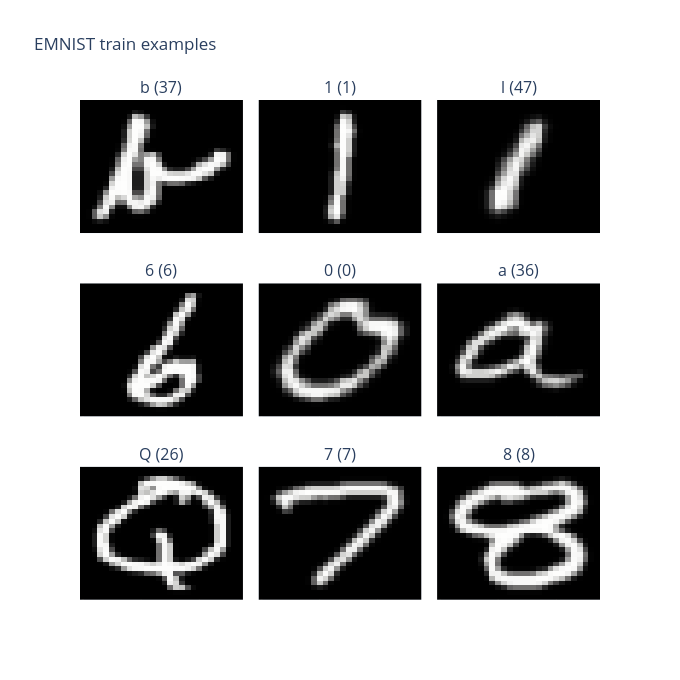

Write notebook code for a chart like this one.
### Markdown cell above
### 3.3 Visualize Dataset samples

### Code cell
images, labels = next(iter(train_loader))

titles = [f'{train_dataset.classes[labels[i].item()]} ({labels[i].item()})'
          for i in range(9)]
fig = make_subplots(rows=3, cols=3, subplot_titles=titles,
                    horizontal_spacing=0.03, vertical_spacing=0.10)
for i in range(9):
    r, c = i // 3 + 1, i % 3 + 1
    img = fix_emnist_image(images[i].squeeze(0).numpy())
    fig.add_trace(go.Heatmap(z=img, colorscale='gray', showscale=False),
                  row=r, col=c)

fig.update_xaxes(showticklabels=False)
fig.update_yaxes(showticklabels=False, autorange='reversed', scaleanchor=None)
fig.update_layout(title_text='EMNIST train examples', height=680, width=680)
fig.show()

### Figure 1 — Plotly figure (JSON) as saved in the notebook; plotly's stock layout.template omitted (floating-point values rounded to 4 significant figures; data arrays with more than 128 entries replaced by an {"elided": "..."} marker saying what was removed)
{"data": [{"colorscale": [[0, "rgb(0, 0, 0)"], [0.09091, "rgb(16, 16, 16)"], [0.1818, "rgb(38, 38, 38)"], [0.2727, "rgb(59, 59, 59)"], [0.3636, "rgb(81, 80, 80)"], [0.4545, "rgb(102, 101, 101)"], [0.5455, "rgb(124, 123, 122)"], [0.6364, "rgb(146, 146, 145)"], [0.7273, "rgb(171, 171, 170)"], [0.8182, "rgb(197, 197, 195)"], [0.9091, "rgb(224, 224, 223)"], [1, "rgb(254, 254, 253)"]], "showscale": false, "type": "heatmap", "xaxis": "x", "yaxis": "y", "z": {"elided": "28x28 float values"}}, {"colorscale": [[0, "rgb(0, 0, 0)"], [0.09091, "rgb(16, 16, 16)"], [0.1818, "rgb(38, 38, 38)"], [0.2727, "rgb(59, 59, 59)"], [0.3636, "rgb(81, 80, 80)"], [0.4545, "rgb(102, 101, 101)"], [0.5455, "rgb(124, 123, 122)"], [0.6364, "rgb(146, 146, 145)"], [0.7273, "rgb(171, 171, 170)"], [0.8182, "rgb(197, 197, 195)"], [0.9091, "rgb(224, 224, 223)"], [1, "rgb(254, 254, 253)"]], "showscale": false, "type": "heatmap", "xaxis": "x2", "yaxis": "y2", "z": {"elided": "28x28 float values"}}, {"colorscale": [[0, "rgb(0, 0, 0)"], [0.09091, "rgb(16, 16, 16)"], [0.1818, "rgb(38, 38, 38)"], [0.2727, "rgb(59, 59, 59)"], [0.3636, "rgb(81, 80, 80)"], [0.4545, "rgb(102, 101, 101)"], [0.5455, "rgb(124, 123, 122)"], [0.6364, "rgb(146, 146, 145)"], [0.7273, "rgb(171, 171, 170)"], [0.8182, "rgb(197, 197, 195)"], [0.9091, "rgb(224, 224, 223)"], [1, "rgb(254, 254, 253)"]], "showscale": false, "type": "heatmap", "xaxis": "x3", "yaxis": "y3", "z": {"elided": "28x28 float values"}}, {"colorscale": [[0, "rgb(0, 0, 0)"], [0.09091, "rgb(16, 16, 16)"], [0.1818, "rgb(38, 38, 38)"], [0.2727, "rgb(59, 59, 59)"], [0.3636, "rgb(81, 80, 80)"], [0.4545, "rgb(102, 101, 101)"], [0.5455, "rgb(124, 123, 122)"], [0.6364, "rgb(146, 146, 145)"], [0.7273, "rgb(171, 171, 170)"], [0.8182, "rgb(197, 197, 195)"], [0.9091, "rgb(224, 224, 223)"], [1, "rgb(254, 254, 253)"]], "showscale": false, "type": "heatmap", "xaxis": "x4", "yaxis": "y4", "z": {"elided": "28x28 float values"}}, {"colorscale": [[0, "rgb(0, 0, 0)"], [0.09091, "rgb(16, 16, 16)"], [0.1818, "rgb(38, 38, 38)"], [0.2727, "rgb(59, 59, 59)"], [0.3636, "rgb(81, 80, 80)"], [0.4545, "rgb(102, 101, 101)"], [0.5455, "rgb(124, 123, 122)"], [0.6364, "rgb(146, 146, 145)"], [0.7273, "rgb(171, 171, 170)"], [0.8182, "rgb(197, 197, 195)"], [0.9091, "rgb(224, 224, 223)"], [1, "rgb(254, 254, 253)"]], "showscale": false, "type": "heatmap", "xaxis": "x5", "yaxis": "y5", "z": {"elided": "28x28 float values"}}, {"colorscale": [[0, "rgb(0, 0, 0)"], [0.09091, "rgb(16, 16, 16)"], [0.1818, "rgb(38, 38, 38)"], [0.2727, "rgb(59, 59, 59)"], [0.3636, "rgb(81, 80, 80)"], [0.4545, "rgb(102, 101, 101)"], [0.5455, "rgb(124, 123, 122)"], [0.6364, "rgb(146, 146, 145)"], [0.7273, "rgb(171, 171, 170)"], [0.8182, "rgb(197, 197, 195)"], [0.9091, "rgb(224, 224, 223)"], [1, "rgb(254, 254, 253)"]], "showscale": false, "type": "heatmap", "xaxis": "x6", "yaxis": "y6", "z": {"elided": "28x28 float values"}}, {"colorscale": [[0, "rgb(0, 0, 0)"], [0.09091, "rgb(16, 16, 16)"], [0.1818, "rgb(38, 38, 38)"], [0.2727, "rgb(59, 59, 59)"], [0.3636, "rgb(81, 80, 80)"], [0.4545, "rgb(102, 101, 101)"], [0.5455, "rgb(124, 123, 122)"], [0.6364, "rgb(146, 146, 145)"], [0.7273, "rgb(171, 171, 170)"], [0.8182, "rgb(197, 197, 195)"], [0.9091, "rgb(224, 224, 223)"], [1, "rgb(254, 254, 253)"]], "showscale": false, "type": "heatmap", "xaxis": "x7", "yaxis": "y7", "z": {"elided": "28x28 float values"}}, {"colorscale": [[0, "rgb(0, 0, 0)"], [0.09091, "rgb(16, 16, 16)"], [0.1818, "rgb(38, 38, 38)"], [0.2727, "rgb(59, 59, 59)"], [0.3636, "rgb(81, 80, 80)"], [0.4545, "rgb(102, 101, 101)"], [0.5455, "rgb(124, 123, 122)"], [0.6364, "rgb(146, 146, 145)"], [0.7273, "rgb(171, 171, 170)"], [0.8182, "rgb(197, 197, 195)"], [0.9091, "rgb(224, 224, 223)"], [1, "rgb(254, 254, 253)"]], "showscale": false, "type": "heatmap", "xaxis": "x8", "yaxis": "y8", "z": {"elided": "28x28 float values"}}, {"colorscale": [[0, "rgb(0, 0, 0)"], [0.09091, "rgb(16, 16, 16)"], [0.1818, "rgb(38, 38, 38)"], [0.2727, "rgb(59, 59, 59)"], [0.3636, "rgb(81, 80, 80)"], [0.4545, "rgb(102, 101, 101)"], [0.5455, "rgb(124, 123, 122)"], [0.6364, "rgb(146, 146, 145)"], [0.7273, "rgb(171, 171, 170)"], [0.8182, "rgb(197, 197, 195)"], [0.9091, "rgb(224, 224, 223)"], [1, "rgb(254, 254, 253)"]], "showscale": false, "type": "heatmap", "xaxis": "x9", "yaxis": "y9", "z": {"elided": "28x28 float values"}}], "layout": {"annotations": [{"font": {"size": 16}, "showarrow": false, "text": "b (37)", "x": 0.1567, "xanchor": "center", "xref": "paper", "y": 1, "yanchor": "bottom", "yref": "paper"}, {"font": {"size": 16}, "showarrow": false, "text": "1 (1)", "x": 0.5, "xanchor": "center", "xref": "paper", "y": 1, "yanchor": "bottom", "yref": "paper"}, {"font": {"size": 16}, "showarrow": false, "text": "l (47)", "x": 0.8433, "xanchor": "center", "xref": "paper", "y": 1, "yanchor": "bottom", "yref": "paper"}, {"font": {"size": 16}, "showarrow": false, "text": "6 (6)", "x": 0.1567, "xanchor": "center", "xref": "paper", "y": 0.6333, "yanchor": "bottom", "yref": "paper"}, {"font": {"size": 16}, "showarrow": false, "text": "0 (0)", "x": 0.5, "xanchor": "center", "xref": "paper", "y": 0.6333, "yanchor": "bottom", "yref": "paper"}, {"font": {"size": 16}, "showarrow": false, "text": "a (36)", "x": 0.8433, "xanchor": "center", "xref": "paper", "y": 0.6333, "yanchor": "bottom", "yref": "paper"}, {"font": {"size": 16}, "showarrow": false, "text": "Q (26)", "x": 0.1567, "xanchor": "center", "xref": "paper", "y": 0.2667, "yanchor": "bottom", "yref": "paper"}, {"font": {"size": 16}, "showarrow": false, "text": "7 (7)", "x": 0.5, "xanchor": "center", "xref": "paper", "y": 0.2667, "yanchor": "bottom", "yref": "paper"}, {"font": {"size": 16}, "showarrow": false, "text": "8 (8)", "x": 0.8433, "xanchor": "center", "xref": "paper", "y": 0.2667, "yanchor": "bottom", "yref": "paper"}], "height": 680, "title": {"text": "EMNIST train examples"}, "width": 680, "xaxis": {"anchor": "y", "domain": [0, 0.3133], "showticklabels": false}, "xaxis2": {"anchor": "y2", "domain": [0.3433, 0.6567], "showticklabels": false}, "xaxis3": {"anchor": "y3", "domain": [0.6867, 1.0], "showticklabels": false}, "xaxis4": {"anchor": "y4", "domain": [0, 0.3133], "showticklabels": false}, "xaxis5": {"anchor": "y5", "domain": [0.3433, 0.6567], "showticklabels": false}, "xaxis6": {"anchor": "y6", "domain": [0.6867, 1.0], "showticklabels": false}, "xaxis7": {"anchor": "y7", "domain": [0, 0.3133], "showticklabels": false}, "xaxis8": {"anchor": "y8", "domain": [0.3433, 0.6567], "showticklabels": false}, "xaxis9": {"anchor": "y9", "domain": [0.6867, 1.0], "showticklabels": false}, "yaxis": {"anchor": "x", "autorange": "reversed", "domain": [0.7333, 1], "showticklabels": false}, "yaxis2": {"anchor": "x2", "autorange": "reversed", "domain": [0.7333, 1], "showticklabels": false}, "yaxis3": {"anchor": "x3", "autorange": "reversed", "domain": [0.7333, 1], "showticklabels": false}, "yaxis4": {"anchor": "x4", "autorange": "reversed", "domain": [0.3667, 0.6333], "showticklabels": false}, "yaxis5": {"anchor": "x5", "autorange": "reversed", "domain": [0.3667, 0.6333], "showticklabels": false}, "yaxis6": {"anchor": "x6", "autorange": "reversed", "domain": [0.3667, 0.6333], "showticklabels": false}, "yaxis7": {"anchor": "x7", "autorange": "reversed", "domain": [0, 0.2667], "showticklabels": false}, "yaxis8": {"anchor": "x8", "autorange": "reversed", "domain": [0, 0.2667], "showticklabels": false}, "yaxis9": {"anchor": "x9", "autorange": "reversed", "domain": [0, 0.2667], "showticklabels": false}}}
